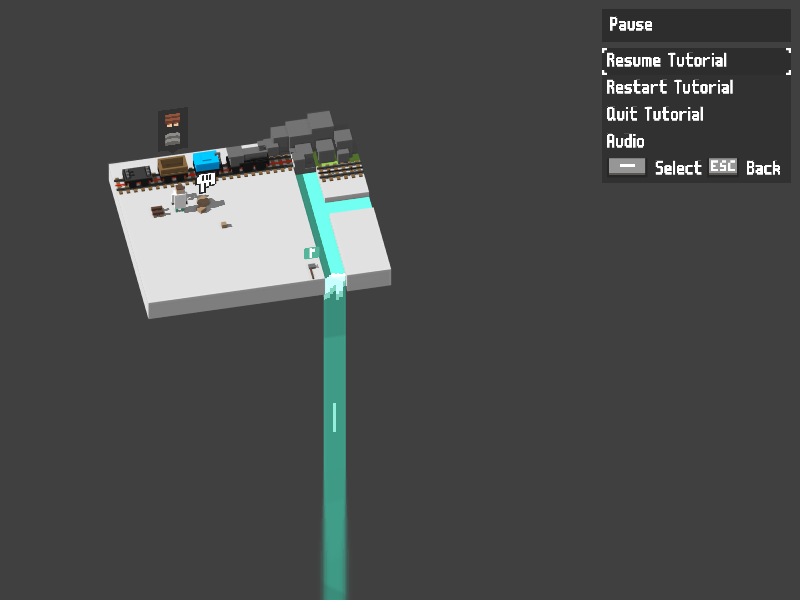
#> input picture test_data/img_1.png, 800 x 600 px
$ python -i functions.py   (imports and definitions only)
#> lines starting #> are read from the running program, lines starting #| are printed output that depends on the picture
import cv2
import numpy as np

from detection import environment, from_img
from constants import *

from colorama import Fore


# [148 lines left out: functions test, set_array_from_bin, element, unpack_array, draw, not called in this run]
    # [8 lines of commented-out code are left out]


def cut(im):
    im = rotate(im, -8)
    x, y = 0, 125
    h, w = 320, 800
    im = im[y:y + h, x:x + w]

    rows, cols = im.shape[:-1]

    a, b, c = [382, 52], [500, 50], [400, 200]
    offsetx = 20
    d, e, f = [382 + offsetx, 52], [500 + offsetx, 50], [400, 200]

    pts1 = np.float32([a, b, c])
    pts2 = np.float32([d, e, f])

    dst = im  # Uh Oh

    M = cv2.getAffineTransform(pts1, pts2)
    dst = cv2.warpAffine(im, M, (cols, rows))

    return dst


# [11 lines left out: function grid, not called in this run]


def rotate(image, angle):
    image_center = tuple(np.array(image.shape[1::-1]) / 2)
    rot_mat = cv2.getRotationMatrix2D(image_center, angle, 1.0)
    result = cv2.warpAffine(image,
                            rot_mat,
                            image.shape[1::-1],
                            flags=cv2.INTER_LINEAR)
    return result


# [19 lines left out: functions get_pixel_color, set_pixel_color, not called in this run]

>>> import cv2
>>> picture = cv2.imread('../test_data/img_1.png')
#> picture is the input picture: shape (600, 800, 3); mean B, G, R 75.5, 75.9, 73.8
>>> result = cut(picture)
#> in rotate, `result = cv2.warpAffine(image, rot_mat, image.shape[1::-1], flags=cv2...`:
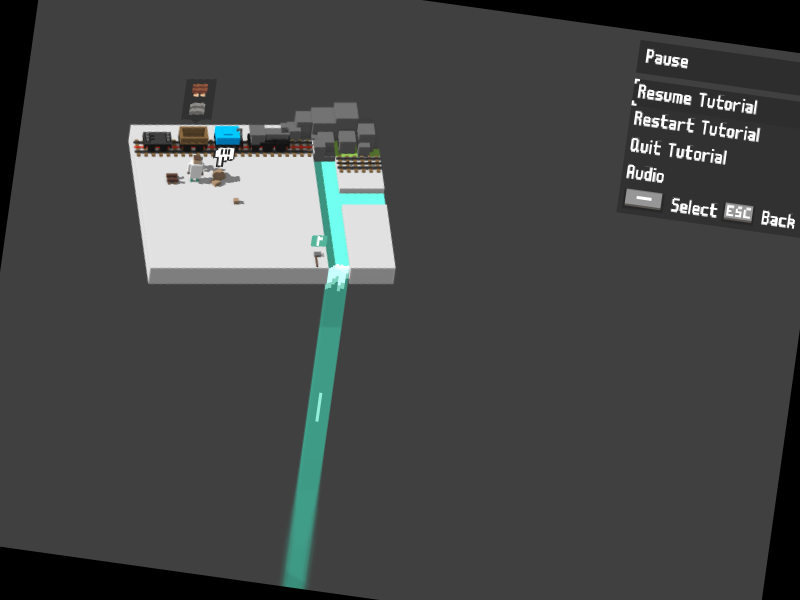
#> result: shape (600, 800, 3); mean B, G, R 71.5, 71.9, 69.8
#> in cut, `im = im[y:y + h, x:x + w]`:
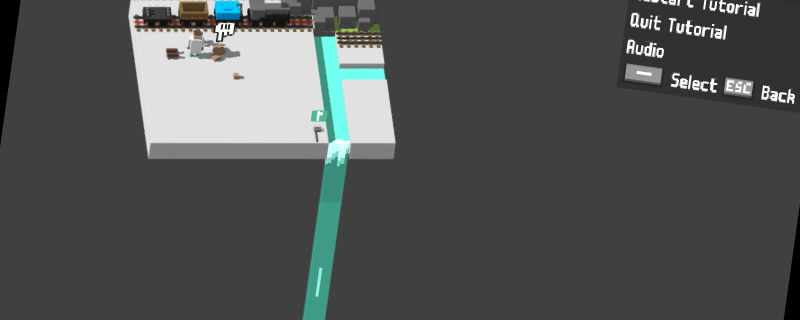
#> im: shape (320, 800, 3); mean B, G, R 83.6, 84.3, 81.4
#> in cut, `dst = cv2.warpAffine(im, M, (cols, rows))`:
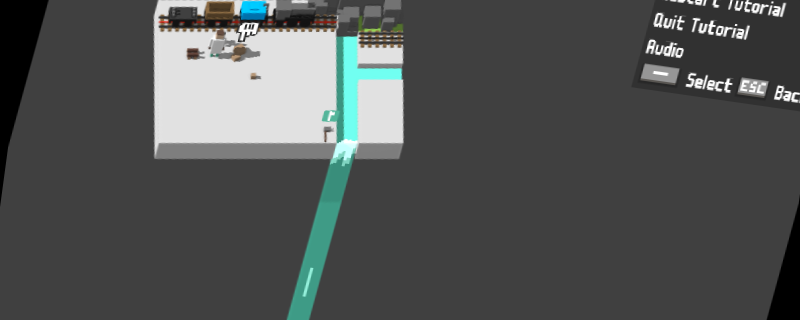
#> dst: shape (320, 800, 3); mean B, G, R 82.7, 83.3, 80.5
